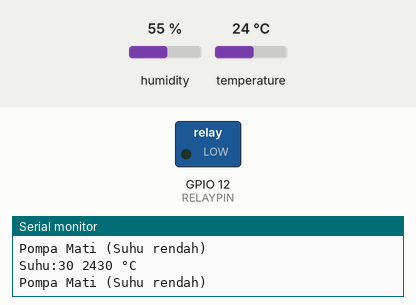
The sketch below on a simulated ESP32. On the bench: switched loads named in the sketch (green lamp = pin HIGH), the last lines printed to the serial monitor. The inputs (shaded band) are chosen by the test bench; at power-on: temperature 24 °C, humidity 55 %.

Above: at 2.8 s.
2.9 s: temperature set to 29.6 °C
5.6 s: temperature set to 30.5 °C
At 7.3 s:
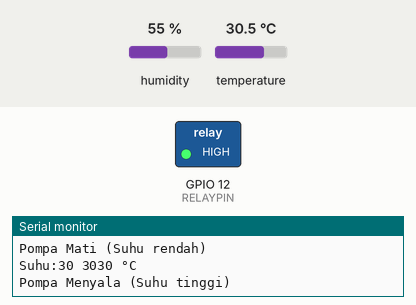
8.3 s: temperature set to 12 °C
At 10.7 s:
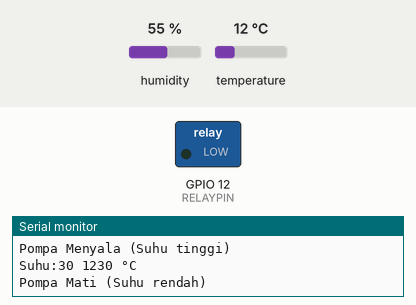
11.5 s: temperature set to 33 °C
At 12.4 s:
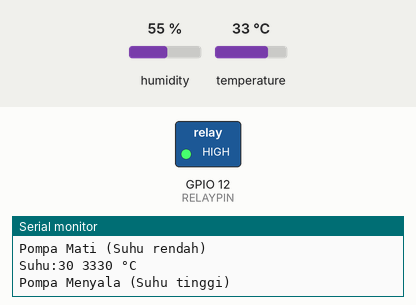
Timing chart, 0 to 14.5 s (numbered marks = the images above; inputs shaded):
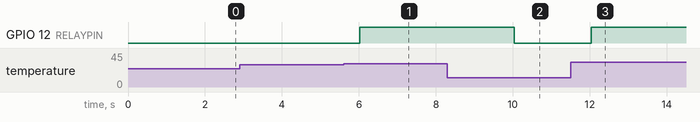

The sketch:

sketch_oct24a.ino
```cpp
#include <DHT.h>

// Pin konfigurasi
#define DHTPIN 2         // Pin sensor DHT22 terhubung ke GPIO 12
#define DHTTYPE DHT22     // Menggunakan sensor DHT22
#define RELAYPIN 12      // Pin relay terhubung ke GPIO 5

DHT dht(DHTPIN, DHTTYPE);

// Variabel
int suhu;
int ambangSuhu = 30;      // Ambang suhu untuk menyalakan pompa

void setup() {
  // Inisialisasi Serial Monitor
  Serial.begin(115200);

  // Inisialisasi DHT Sensor
  dht.begin();

  // Inisialisasi Relay
  pinMode(RELAYPIN, OUTPUT);
  digitalWrite(RELAYPIN, LOW);  // Matikan relay di awal
}

void loop() {
  // Membaca suhu dari sensor
  suhu = dht.readTemperature();

  // Menampilkan suhu di Serial Monitor
  Serial.print("Suhu:30 ");
  Serial.print(suhu);
  Serial.println("30 °C");

  // Logika kontrol penyiraman
  if (suhu >= ambangSuhu) {
    digitalWrite(RELAYPIN, HIGH);  // Nyalakan pompa jika suhu tinggi
    Serial.println("Pompa Menyala (Suhu tinggi)");
  } else {
    digitalWrite(RELAYPIN, LOW);   // Matikan pompa jika suhu rendah
    Serial.println("Pompa Mati (Suhu rendah)");
  }

  delay(2000);  // Tunggu 2 detik sebelum loop ulang
}
```

Measured:
- the behaviour switches between 29.9 and 30 °C on temperature (found by bisection; images 0 and 1)
- after the input at 5.6 s, GPIO 12 (RELAYPIN): LOW → HIGH after 0.42 s
- after the input at 8.3 s, GPIO 12 (RELAYPIN): HIGH → LOW after 1.7 s
- after the input at 11.5 s, GPIO 12 (RELAYPIN): LOW → HIGH after 0.54 s
